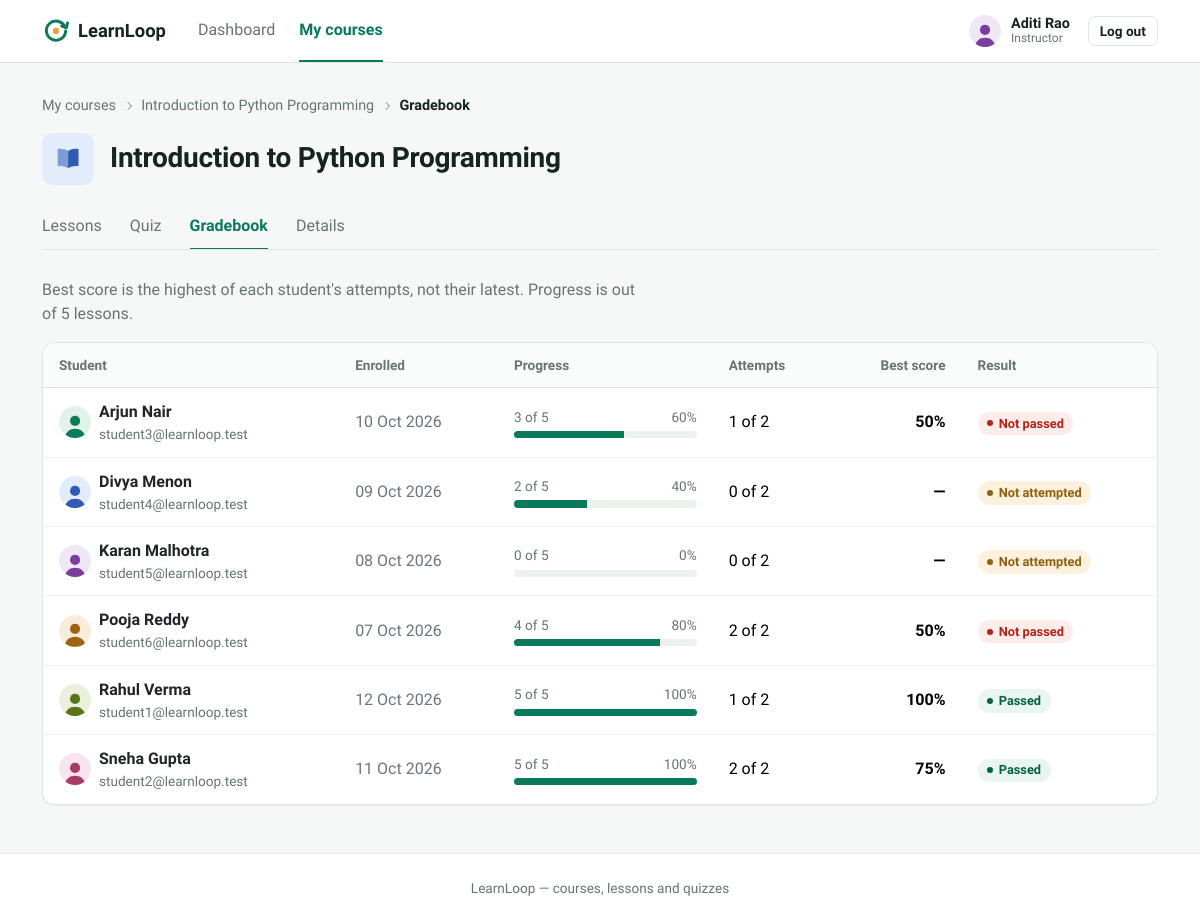
Screenshot of /index.php?route=instructor/gradebook&course_id=1 (signed in) with the database file from the repository.
### tables this page shows
CREATE TABLE courses (
    id              INT AUTO_INCREMENT PRIMARY KEY,
    title           VARCHAR(150) NOT NULL,
    description     TEXT NULL,
    instructor_id   INT NOT NULL,
    status          ENUM('active','inactive') NOT NULL DEFAULT 'active',
    created_at      TIMESTAMP NOT NULL DEFAULT CURRENT_TIMESTAMP,
    FOREIGN KEY (instructor_id) REFERENCES users(id),
    KEY idx_courses_instructor (instructor_id),
    KEY idx_courses_status (status)
);

CREATE TABLE users (
    id            INT AUTO_INCREMENT PRIMARY KEY,
    name          VARCHAR(100) NOT NULL,
    email         VARCHAR(150) NOT NULL UNIQUE,
    password      VARCHAR(255) NOT NULL,
    role          ENUM('super_admin','instructor','student') NOT NULL,
    status        ENUM('active','inactive') NOT NULL DEFAULT 'active',
    created_at    TIMESTAMP NOT NULL DEFAULT CURRENT_TIMESTAMP
);

CREATE TABLE quizzes (
    id                    INT AUTO_INCREMENT PRIMARY KEY,
    course_id             INT NOT NULL,
    title                 VARCHAR(150) NOT NULL,
    pass_threshold_pct    INT NOT NULL DEFAULT 60,
    max_attempts          INT NOT NULL DEFAULT 2,
    created_at            TIMESTAMP NOT NULL DEFAULT CURRENT_TIMESTAMP,
    FOREIGN KEY (course_id) REFERENCES courses(id) ON DELETE CASCADE,
    UNIQUE KEY uniq_course_quiz (course_id)
);

### app/views/instructor/gradebook.php (the view, shortened to what the rows shown need)
<?php $pageTitle = 'Gradebook · ' . $course['title']; require __DIR__ . '/../partials/header.php'; require __DIR__ . '/../partials/navbar.php'; ?>
<?php $courseTab = 'gradebook'; require __DIR__ . '/../partials/course_tabs.php'; ?>
<div class="card">
    <div class="table-responsive">
        <table class="table table-hover">
            <thead>
                <tr><th>Student</th><th>Enrolled</th><th>Progress</th><th>Attempts</th><th class="num">Best score</th><th>Result</th></tr>
            </thead>
            <tbody>
                <?php foreach ($roster as $r): ?>
                    <?php
                        $completed = LessonProgress::countCompleted((int)$r['student_id'], (int)$course['id']);
                        $progressPct = percent($completed, $lessonCount);
                        $maxAttempts = $quiz ? (int)$quiz['max_attempts'] : 0;
                    ?>
                    <tr>
                        <td>
                            <div class="d-flex align-items-center gap-2">
                                <?= person_avatar((int)$r['student_id'], $r['student_name']) ?>
                                <div class="min-w-0">
                                    <div class="fw-semibold text-body text-nowrap"><?= e($r['student_name']) ?></div>
                                    <div class="ll-cell-sub"><?= e($r['student_email']) ?></div>
                                </div>
                            </div>
                        </td>
                        <td class="text-nowrap text-secondary"><?= format_date($r['enrolled_at']) ?></td>
                        <td style="min-width:160px;">
                            <div class="ll-progress-label mb-1"><span class="tnum"><?= $completed ?> of <?= $lessonCount ?></span><span class="tnum"><?= $progressPct ?>%</span></div>
                            <div class="progress"><div class="progress-bar" style="width: <?= $progressPct ?>%"></div></div>
                        </td>
                        <td class="tnum"><?= (int)$r['attempts_used'] ?><?= $quiz ? ' of ' . $maxAttempts : '' ?></td>
                        <td class="num fw-semibold"><?= $r['best_score_pct'] !== null ? format_pct($r['best_score_pct']) : '—' ?></td>
                        <td>
                            <?php if ($r['best_score_pct'] === null): ?>
                                <span class="badge-status badge-pending">Not attempted</span>
                            <?php elseif ($r['best_passed']): ?>
                                <span class="badge-status badge-pass">Passed</span>
                            <?php else: ?>
                                <span class="badge-status badge-fail">Not passed</span>
                            <?php endif; ?>
                        </td>
                    </tr>
                <?php endforeach; ?>
            </tbody>
        </table>
    </div>
</div>
<?php require __DIR__ . '/../partials/footer.php'; ?>

### app/views/partials/course_tabs.php (shortened to what the rows shown need)
<div class="ll-course-head">
    <div class="min-w-0">
        <h1 class="ll-page-title"><?= e($course['title']) ?></h1>
    </div>
</div>

### core/helpers.php (shortened to what the rows shown need)
<?php
function e(?string $value): string
{
    return htmlspecialchars($value ?? '', ENT_QUOTES, 'UTF-8');
}
function format_date(?string $date): string
{
    $ts = strtotime($date);
    return $ts === false ? '-' : date('d M Y', $ts);
}
function percent(int $part, int $whole): int
{
    return (int)round(($part / $whole) * 100);
}
function format_pct($value): string
{
    $rounded = round((float)$value, 1);
    return rtrim(rtrim(number_format($rounded, 1, '.', ''), '0'), '.') . '%';
}
function avatar_tint(?int $id, string $name = ''): int
{
    return $id !== null && $id > 0 ? $id % 8 : abs(crc32($name)) % 8;
}
function person_avatar(?int $userId, string $name, string $size = ''): string
{
    $svg = '<svg viewBox="0 0 40 40" aria-hidden="true">'
        . '<circle cx="20" cy="15.5" r="7.2"/><path d="M5.5 41c0-9 6.5-14.2 14.5-14.2S34.5 32 34.5 41z"/>'
        . '</svg>';
    return '<span class="person-avatar ' . e($size) . ' tint-' . avatar_tint($userId, $name) . '" role="img" aria-label="' . e($name) . '">' . $svg . '</span>';
}

### rows the page displays
courses: title "Introduction to Python Programming"
users: name "Arjun Nair", email "student3@learnloop.test", enrolled_at "10 Oct 2026", completed "3", lessonCount "5", progressPct "60", attempts_used "1", best_score_pct "50%", shows "Not passed"
quizzes: max_attempts "2"
users: name "Divya Menon", email "student4@learnloop.test", enrolled_at "09 Oct 2026", completed "2", lessonCount "5", progressPct "40", attempts_used "0", shows "Not attempted"
users: name "Karan Malhotra", email "student5@learnloop.test", enrolled_at "08 Oct 2026", completed "0", lessonCount "5", progressPct "0", attempts_used "0", shows "Not attempted"
users: name "Pooja Reddy", email "student6@learnloop.test", enrolled_at "07 Oct 2026", completed "4", lessonCount "5", progressPct "80", attempts_used "2", best_score_pct "50%", shows "Not passed"
users: name "Rahul Verma", email "student1@learnloop.test", enrolled_at "12 Oct 2026", completed "5", lessonCount "5", progressPct "100", attempts_used "1", best_score_pct "100%", shows "Passed"
users: name "Sneha Gupta", email "student2@learnloop.test", enrolled_at "11 Oct 2026", completed "5", lessonCount "5", progressPct "100", attempts_used "2", best_score_pct "75%", shows "Passed"

### other values shown
$label "Dashboard"
$label "My courses"
Auth::name() "Aditi Rao"
$roleLabel "Instructor"
$label "Introduction to Python Programming"
$label "Gradebook"
$label "Lessons"
$label "Quiz"
$label "Details"
$lessonCount "5"
